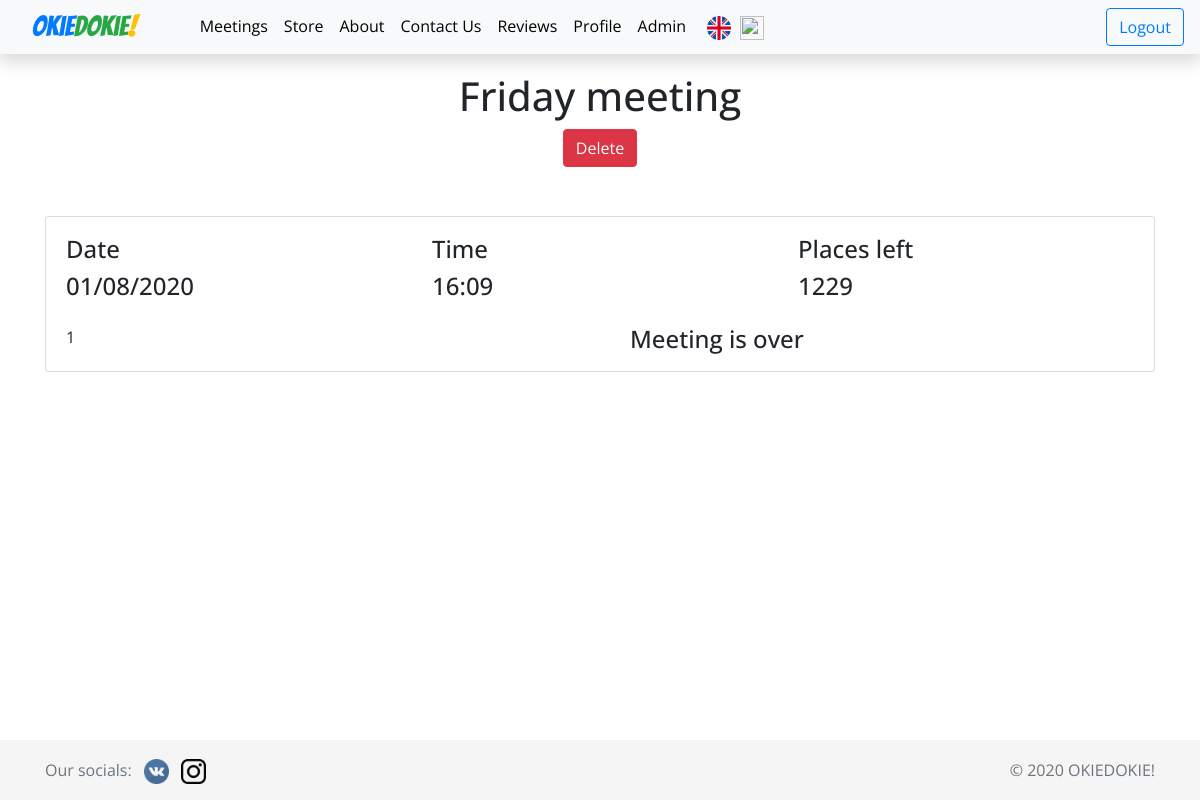
Page /meetings/1 (signed in) on the committed database.
### okiedokie/models.py (models this page shows)
class Events(db.Model):
    id = db.Column(db.Integer, primary_key=True)
    title = db.Column(db.String(255), nullable=False)
    date = db.Column(db.DateTime, nullable=False)
    duration = db.Column(db.String(255), nullable=False)
    places = db.Column(db.Integer, nullable=False)
    text = db.Column(db.Text, nullable=False)
    zoom_link = db.Column(db.String(255), nullable=False)
    deleted = db.Column(db.Boolean, nullable=False, default=False)

### okiedokie/meetings/routes.py (the view, shortened to what this page needs)
@meetings.route("/meetings/<int:event_id>", methods=['GET', 'POST'])
@login_required
def event(event_id):
    event = Events.query.get_or_404(event_id)
    form = EventSignUp()
    event1 = Events.query.filter_by(id=event_id).first()
    current_date = datetime.datetime.now()
    timedelta = event1.date - current_date
    total_seconds = timedelta.total_seconds()
    minutes = total_seconds / 60
    registered = False
    for user in event1.signed_users:
        if current_user.id == user.id:
            registered = True
    return render_template('event.html', event=event, form=form, current_date=current_date,
                           registered=registered, minutes=minutes)

### okiedokie/models.py (called while the page is built)
@login_manager.user_loader
def load_user(user_id):
    return User.query.get(int(user_id))

### okiedokie/templates/event.html (shortened to what this page needs)
{% extends "base.html" %}
{% block body %}
    <h1 class="text-center">{{ event.title }}
        {% if current_user.is_admin %}
            <div class="">
                <button type="button" class="btn btn-danger" data-toggle="modal" data-target="#deleteModal">
                    Delete
                </button>
            </div>
        {% endif %}
    </h1>
    <div class="container mt-5">
        <div class="content-section">
            <div class="media mt-2">
                <div class="media-body">
                    <div class="row">
                        <div class="col">
                            <h4>{{ _('Date') }}</h4>
                        </div>
                        <div class="col">
                            <h4>{{ _('Time') }}</h4>
                        </div>
                        <div class="col">
                            <h4>{{ _('Places left') }}</h4>
                        </div>
                    </div>
                    <div class="row">
                        <div class="col">
                            <h4>{{ event.date.strftime('%d/%m/%Y') }}</h4>
                        </div>
                        <div class="col">
                            <h4>{{ event.date.strftime('%H:%M') }}</h4>
                        </div>
                        <div class="col">
                            <h4> {{ event.places }}</h4>
                        </div>
                    </div>
                    <div class="row mt-3">
                        <div class="col">{{ event.text }}</div>
                        <div class="col">{% if minutes < 15 and minutes > 0 and current_user.is_authenticated and current_user.paid_classes > 1 and
        registered==True %}
                            <a href="https://vk.com/public195995603"
                               class="h-25 text-center btn btn-primary">{{ _('Time') }}
                                Connect</a>
                        {% elif not current_user.is_authenticated and current_date < event.date %}
                            <div class="col"><h4>{{ _('Log in to sign up for that class') }} </h4></div>
                        {% elif current_user.paid_classes < 1 and current_date < event.date %}
                            <div class="col"><h4>{{ _('Top up your balance to sign up') }} </h4></div>
                        {% elif current_date > event.date %}
                            <div class="col"><h4>{{ _('Meeting is over') }} </h4></div>
                        {% elif current_user.paid_classes > 0 and current_date < event.date %}
                            <button type="button" class="btn btn-md btn-outline-success mt-5 float-right" data-toggle="modal"
                                    data-target="#signModal">
                                {{ _('Sign Up') }}
                            </button>
                        {% endif %}</div>
                    </div>
                </div>
            </div>
        </div>
    </div>
{% endblock body %}

### okiedokie/static/css/styles.css (style rules this page uses)
html { position: relative; min-height: 100%; }
body { font-family: 'Open Sans', sans-serif; margin-bottom: 60px; min-height: 30rem; padding-top: 4.5rem; }
.content-section { background: #ffffff; padding: 10px 20px; border: 1px solid #dddddd; border-radius: 3px; margin-bottom: 20px; }

### rows in the picture
Events: title "Friday meeting", date "01/08/2020", date "16:09", places "1229", text "1"
